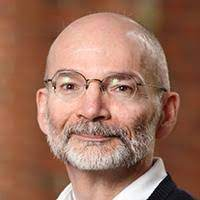
#> input picture Image-Path/Edge-Detection-Test-DeLong.jpg, 200 x 200 px, given in place of Edge-Detection-Test-Edge-Detection-Test-DeLong.jpg.jpg, which was not available
$ python ECE-4440-Edge-Detection.py Edge-Detection-Test-DeLong.jpg
#> lines starting #> are read from the running program, lines starting #| are printed output that depends on the picture; after the words box and inside, x2 and y2 are one past the last pixel; in counts of white or black regions, pixels touching at a corner belong together; pictures that were not available may be replaced by others from this repository, and a replacement may not be noted
# Sources: https://learnopencv.com/edge-detection-using-opencv/
#          https://www.tutorialkart.com/opencv/python/opencv-python-resize-image/

import sys
import cv2

# Read the original image
name = sys.argv[1]
img_path = 'Edge-Detection-Test-' + name + '.jpg'
try:
    img = cv2.imread(img_path)
#> img is the input picture: shape (200, 200, 3); mean B, G, R 91.1, 110.4, 155.3
except OSError:
    print("Could not read file: " + img_path)
    exit(1)

# Resize the image to decrease the resolution
img_resize = img
scale_percent = 80 # percent of original size
width = int(img.shape[1] * scale_percent / 100)
#> width = 160
height = int(img.shape[0] * scale_percent / 100)
#> height = 160
dim = (width, height)
#> dim = (160, 160)
# TODO: Do math to erase need for loop stupid
while (width > 300 or height > 300):
    img_resize = cv2.resize(img_resize, dim, interpolation = cv2.INTER_AREA)
    width = int(img_resize.shape[1] * scale_percent / 100)
    height = int(img_resize.shape[0] * scale_percent / 100)
    dim = (width, height)
# Display the resized image
cv2.imshow('Original', img_resize)
cv2.waitKey(0)

# TODO: Contrast colors in image for better edge detection

# Convert to graycsale
img_gray = cv2.cvtColor(img_resize, cv2.COLOR_BGR2GRAY)
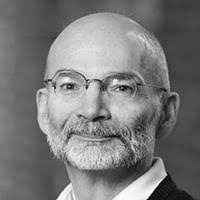
#> img_gray: shape (200, 200); min 1, max 255, mean 121.7
# Blur the image for better edge detection
img_blur = cv2.GaussianBlur(img_gray, (3,3), 0)
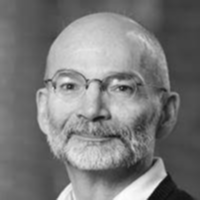
#> img_blur: shape (200, 200); min 16, max 254, mean 121.7
# TODO: Apply background erosion to remove unnecessary background edges

# Canny Edge Detection
edges = cv2.Canny(image=img_blur, threshold1=100, threshold2=200) # Canny Edge Detection
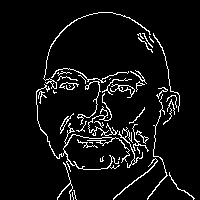
#> edges: shape (200, 200); 6.3% white in thin lines or dots, all inside (x1, y1, x2, y2) = (36, 12, 195, 200)
# Display Canny Edge Detection Image
cv2.imshow('Canny Edge Detection', edges) # edges is a binary mask of the detected edges
cv2.waitKey(0)

cv2.destroyAllWindows()
